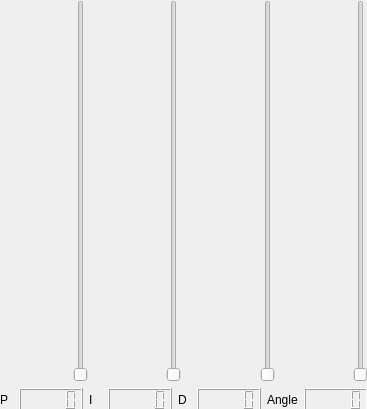
<?xml version="1.0" encoding="UTF-8"?>
<ui version="4.0">
 <class>Form</class>
 <widget class="QWidget" name="Form">
  <property name="geometry">
   <rect>
    <x>0</x>
    <y>0</y>
    <width>367</width>
    <height>409</height>
   </rect>
  </property>
  <property name="windowTitle">
   <string>Form</string>
  </property>
  <widget class="QWidget" name="verticalLayoutWidget">
   <property name="geometry">
    <rect>
     <x>0</x>
     <y>0</y>
     <width>368</width>
     <height>411</height>
    </rect>
   </property>
   <layout class="QVBoxLayout" name="verticalLayout">
    <item>
     <layout class="QHBoxLayout" name="horizontalLayout">
      <item>
       <spacer name="horizontalSpacer_5">
        <property name="orientation">
         <enum>Qt::Horizontal</enum>
        </property>
        <property name="sizeHint" stdset="0">
         <size>
          <width>40</width>
          <height>20</height>
         </size>
        </property>
       </spacer>
      </item>
      <item>
       <widget class="QSlider" name="pSlider">
        <property name="orientation">
         <enum>Qt::Vertical</enum>
        </property>
       </widget>
      </item>
      <item>
       <spacer name="horizontalSpacer">
        <property name="orientation">
         <enum>Qt::Horizontal</enum>
        </property>
        <property name="sizeHint" stdset="0">
         <size>
          <width>13</width>
          <height>373</height>
         </size>
        </property>
       </spacer>
      </item>
      <item>
       <widget class="QSlider" name="iSlider">
        <property name="orientation">
         <enum>Qt::Vertical</enum>
        </property>
       </widget>
      </item>
      <item>
       <spacer name="horizontalSpacer_2">
        <property name="orientation">
         <enum>Qt::Horizontal</enum>
        </property>
        <property name="sizeHint" stdset="0">
         <size>
          <width>40</width>
          <height>20</height>
         </size>
        </property>
       </spacer>
      </item>
      <item>
       <widget class="QSlider" name="dSlider">
        <property name="orientation">
         <enum>Qt::Vertical</enum>
        </property>
       </widget>
      </item>
      <item>
       <spacer name="horizontalSpacer_3">
        <property name="orientation">
         <enum>Qt::Horizontal</enum>
        </property>
        <property name="sizeHint" stdset="0">
         <size>
          <width>40</width>
          <height>20</height>
         </size>
        </property>
       </spacer>
      </item>
      <item>
       <widget class="QSlider" name="angleSlider">
        <property name="orientation">
         <enum>Qt::Vertical</enum>
        </property>
       </widget>
      </item>
     </layout>
    </item>
    <item>
     <layout class="QHBoxLayout" name="horizontalLayout_2">
      <item>
       <widget class="QLabel" name="label">
        <property name="text">
         <string>P</string>
        </property>
       </widget>
      </item>
      <item>
       <widget class="QLCDNumber" name="pLcd"/>
      </item>
      <item>
       <widget class="QLabel" name="label_2">
        <property name="text">
         <string>I</string>
        </property>
       </widget>
      </item>
      <item>
       <widget class="QLCDNumber" name="iLcd"/>
      </item>
      <item>
       <widget class="QLabel" name="label_3">
        <property name="text">
         <string>D</string>
        </property>
       </widget>
      </item>
      <item>
       <widget class="QLCDNumber" name="dLcd"/>
      </item>
      <item>
       <widget class="QLabel" name="label_4">
        <property name="text">
         <string>Angle</string>
        </property>
       </widget>
      </item>
      <item>
       <widget class="QLCDNumber" name="angleLcd"/>
      </item>
     </layout>
    </item>
   </layout>
  </widget>
 </widget>
 <resources/>
 <connections>
  <connection>
   <sender>pSlider</sender>
   <signal>valueChanged(int)</signal>
   <receiver>pLcd</receiver>
   <slot>display(int)</slot>
   <hints>
    <hint type="sourcelabel">
     <x>650</x>
     <y>269</y>
    </hint>
    <hint type="destinationlabel">
     <x>641</x>
     <y>477</y>
    </hint>
   </hints>
  </connection>
  <connection>
   <sender>iSlider</sender>
   <signal>valueChanged(int)</signal>
   <receiver>iLcd</receiver>
   <slot>display(int)</slot>
   <hints>
    <hint type="sourcelabel">
     <x>711</x>
     <y>269</y>
    </hint>
    <hint type="destinationlabel">
     <x>699</x>
     <y>477</y>
    </hint>
   </hints>
  </connection>
  <connection>
   <sender>dSlider</sender>
   <signal>valueChanged(int)</signal>
   <receiver>dLcd</receiver>
   <slot>display(int)</slot>
   <hints>
    <hint type="sourcelabel">
     <x>772</x>
     <y>269</y>
    </hint>
    <hint type="destinationlabel">
     <x>765</x>
     <y>477</y>
    </hint>
   </hints>
  </connection>
  <connection>
   <sender>angleSlider</sender>
   <signal>valueChanged(int)</signal>
   <receiver>angleLcd</receiver>
   <slot>display(int)</slot>
   <hints>
    <hint type="sourcelabel">
     <x>833</x>
     <y>269</y>
    </hint>
    <hint type="destinationlabel">
     <x>859</x>
     <y>477</y>
    </hint>
   </hints>
  </connection>
 </connections>
</ui>
